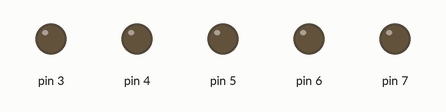
Simulated run of this sketch. Board: Arduino Uno, built with avr-gcc and run on an emulated ATmega328P. On the bench: output pins drawn as LEDs (lit = HIGH).

Above: at 0.2 s.
At 1.7 s:
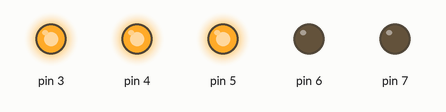
At 3.2 s:
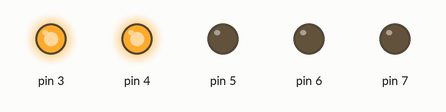
At 6.7 s:
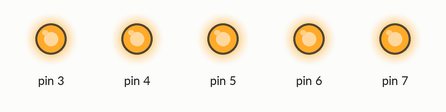
At 12.7 s:
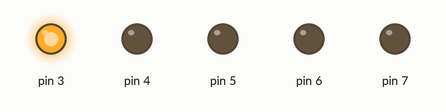
Timing chart, 0 to 13.0 s (numbered marks = the images above):
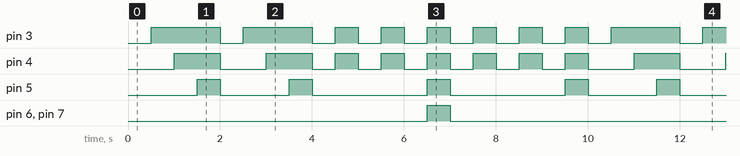

Measured:
- by itself, pin 3: repeats every 10.0 s: LOW 0.50 s, HIGH 1.5 s, 6 × (LOW 0.50 s, HIGH 0.50 s), LOW 0.50 s, HIGH 1.5 s
- by itself, pin 4: repeats every 10.0 s: LOW 1.0 s, HIGH 1.0 s, 6 × (LOW 0.50 s, HIGH 0.50 s), LOW 1.0 s, HIGH 1.0 s
- by itself, pin 5: repeats every 10.0 s: LOW 1.5 s, 2 × (HIGH 0.50 s, LOW 2.5 s), HIGH 0.50 s, LOW 1.5 s, HIGH 0.50 s
- by itself, pin 6, pin 7: alternates HIGH for 0.50 s and LOW for 9.5 s

The sketch:

atividade_3.ino
```cpp
void setup()
{
  pinMode(3, OUTPUT);
  pinMode(4, OUTPUT);
  pinMode(5, OUTPUT);
  pinMode(6, OUTPUT);
  pinMode(7, OUTPUT);
}

void loop()
{
  delay(500);
  digitalWrite(3, HIGH);
  delay(500);
  digitalWrite(4, HIGH);
  delay(500);
  digitalWrite(5, HIGH);

  delay(500);
  digitalWrite(3, LOW);
  digitalWrite(4, LOW);
  digitalWrite(5, LOW);

  delay(500);
  digitalWrite(3, HIGH);
  delay(500);
  digitalWrite(4, HIGH);
  delay(500);
  digitalWrite(5, HIGH);

  delay(500);
  digitalWrite(3, LOW);
  digitalWrite(4, LOW);
  digitalWrite(5, LOW);

  delay(500);
  digitalWrite(3, HIGH);
  digitalWrite(4, HIGH);
  delay(500);
  digitalWrite(3, LOW);
  digitalWrite(4, LOW);

  delay(500);
  digitalWrite(3, HIGH);
  digitalWrite(4, HIGH);
  delay(500);
  digitalWrite(3, LOW);
  digitalWrite(4, LOW);

  delay(500);
  digitalWrite(3, HIGH);
  digitalWrite(4, HIGH);
  digitalWrite(5, HIGH);
  digitalWrite(6, HIGH);
  digitalWrite(7, HIGH);
  delay(500);
  digitalWrite(3, LOW);
  digitalWrite(4, LOW);
  digitalWrite(5, LOW);
  digitalWrite(6, LOW);
  digitalWrite(7, LOW);

  delay(500);
  digitalWrite(3, HIGH);
  digitalWrite(4, HIGH);
  delay(500);
  digitalWrite(3, LOW);
  digitalWrite(4, LOW);

  delay(500);
  digitalWrite(3, HIGH);
  digitalWrite(4, HIGH);
  delay(500);
  digitalWrite(3, LOW);
  digitalWrite(4, LOW);

  delay(500);
  digitalWrite(3, HIGH);
  digitalWrite(4, HIGH);
  digitalWrite(5, HIGH);
  delay(500);
  digitalWrite(3, LOW);
  digitalWrite(4, LOW);
  digitalWrite(5, LOW);

}
```
